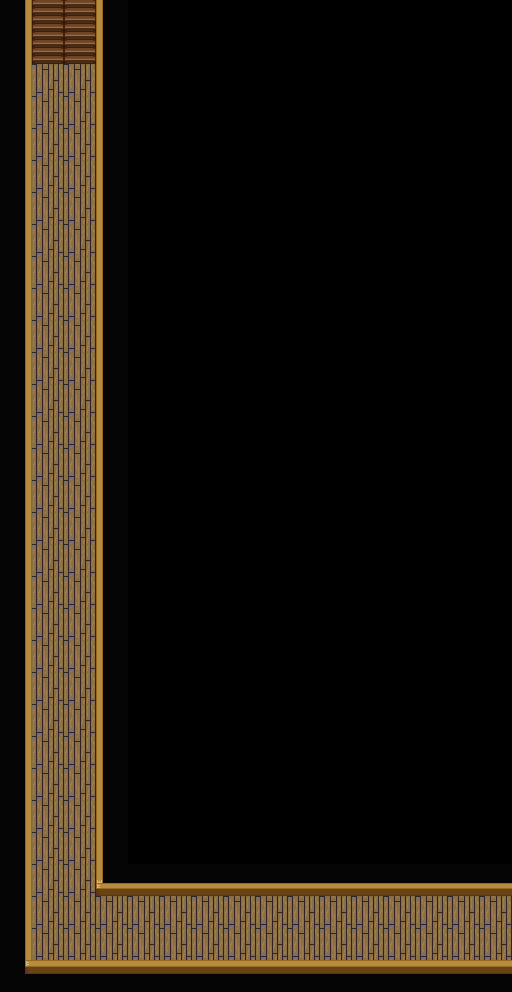

The image is a tile-based game level rendered from a .tmx file. Its description and complete source (layers, tilesets, objects, tile grids) follow:
An orthogonal 16x31 tile map with 32x32 px tiles, 1 tile layer (U_Background), 2 tilesets and 8 objects (secret-room1, secret-corridor2).

<map version="1.2" tiledversion="1.2.5" orientation="orthogonal" renderorder="right-down" width="16" height="31" tilewidth="32" tileheight="32" infinite="0" nextlayerid="8" nextobjectid="12">
 <tileset firstgid="1" source="Indoor.tsx" />
 <tileset firstgid="769" source="Stairs.tsx" />
 <layer id="7" name="U_Background" width="16" height="31">
  <data encoding="csv">
317,1505,1505,315,0,0,0,0,0,0,0,0,0,0,0,0,
317,1505,1505,315,0,0,0,0,0,0,0,0,0,0,0,0,
317,361,361,315,0,0,0,0,0,0,0,0,0,0,0,0,
317,361,361,315,0,0,0,0,0,0,0,0,0,0,0,0,
317,361,361,315,0,0,0,0,0,0,0,0,0,0,0,0,
317,361,361,315,0,0,0,0,0,0,0,0,0,0,0,0,
317,361,361,315,0,0,0,0,0,0,0,0,0,0,0,0,
317,361,361,315,0,0,0,0,0,0,0,0,0,0,0,0,
317,361,361,315,0,0,0,0,0,0,0,0,0,0,0,0,
317,361,361,315,0,0,0,0,0,0,0,0,0,0,0,0,
317,361,361,315,0,0,0,0,0,0,0,0,0,0,0,0,
317,361,361,315,0,0,0,0,0,0,0,0,0,0,0,0,
317,361,361,315,0,0,0,0,0,0,0,0,0,0,0,0,
317,361,361,315,0,0,0,0,0,0,0,0,0,0,0,0,
317,361,361,315,0,0,0,0,0,0,0,0,0,0,0,0,
317,361,361,315,0,0,0,0,0,0,0,0,0,0,0,0,
317,361,361,315,0,0,0,0,0,0,0,0,0,0,0,0,
317,361,361,315,0,0,0,0,0,0,0,0,0,0,0,0,
317,361,361,315,0,0,0,0,0,0,0,0,0,0,0,0,
317,361,361,315,0,0,0,0,0,0,0,0,0,0,0,0,
317,361,361,315,0,0,0,0,0,0,0,0,0,0,0,0,
317,361,361,315,0,0,0,0,0,0,0,0,0,0,0,0,
317,361,361,315,0,0,0,0,0,0,0,0,0,0,0,0,
317,361,361,315,0,0,0,0,0,0,0,0,0,0,0,0,
317,361,361,315,0,0,0,0,0,0,0,0,0,0,0,0,
317,361,361,315,0,0,0,0,0,0,0,0,0,0,0,0,
317,361,361,315,0,0,0,0,0,0,0,0,0,0,0,0,
317,361,361,339,340,340,340,340,340,340,340,340,340,340,340,340,
317,361,361,361,361,361,361,361,361,361,361,361,361,361,361,361,
317,361,361,361,361,361,361,361,361,361,361,361,361,361,361,361,
314,292,292,292,292,292,292,292,292,292,292,292,292,292,292,292
</data>
 </layer>
 <objectgroup id="3" name="Collisions">
  <object id="2" x="96" y="0" width="32" height="736" />
  <object id="3" x="96" y="736" width="32" height="160" />
  <object id="4" x="128" y="864" width="384" height="32" />
  <object id="5" x="0" y="960" width="512" height="32" />
  <object id="6" x="0" y="0" width="32" height="672" />
  <object id="7" x="0" y="672" width="32" height="288" />
 </objectgroup>
 <objectgroup id="4" name="Doorways">
  <object id="8" name="secret-room1" x="32" y="0" width="64" height="32">
   <properties>
    <property name="pos_x" type="int" value="3" />
    <property name="pos_y" type="int" value="9" />
   </properties>
  </object>
  <object id="9" name="secret-corridor2" x="480" y="896" width="32" height="64">
   <properties>
    <property name="pos_x" type="int" value="2" />
    <property name="pos_y" type="int" value="14" />
   </properties>
  </object>
 </objectgroup>
</map>
